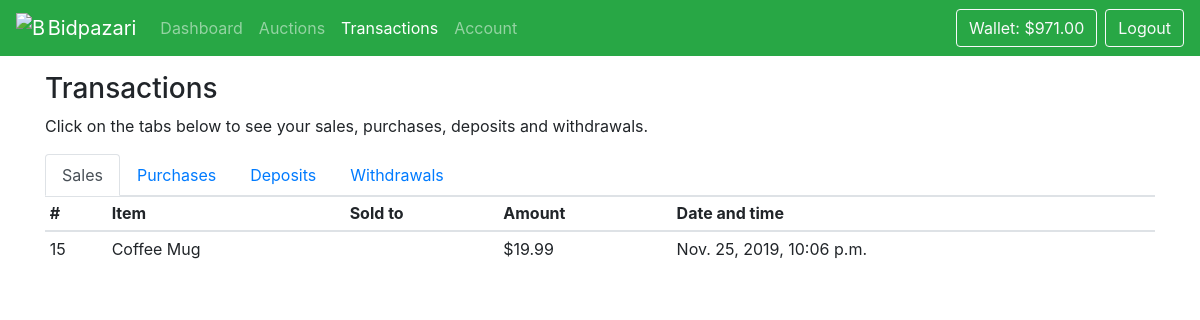
Before: /transactions/ (signed in) with the older database file.
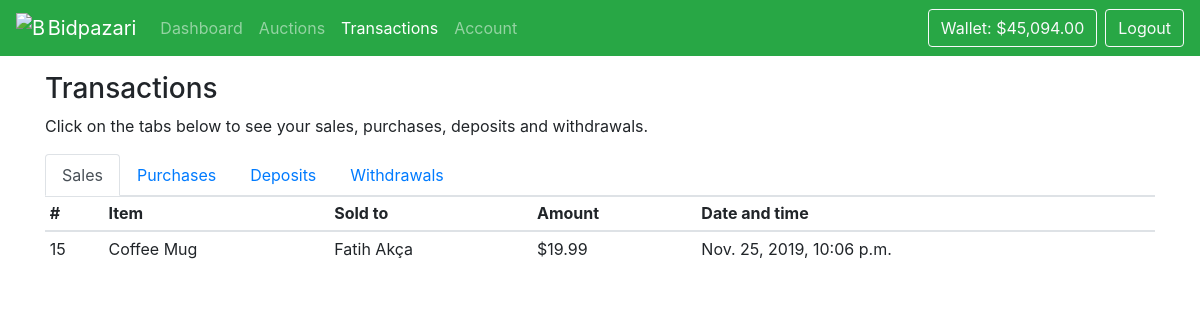
After: the same page with the newer database file.
### bidpazari/core/models.py (models this page shows, shortened)
class TimeStampedModel(models.Model):
    created = models.DateTimeField(auto_now_add=True)
    modified = models.DateTimeField(auto_now=True)
    class Meta:
        abstract = True

class User(TimeStampedModel, AbstractUser):
    VERIFIED = "verified"
    UNVERIFIED = "unverified"
    VERIFICATION_STATUS = [(VERIFIED, "Verified"), (UNVERIFIED, "Unverified")]
    verification_status = models.CharField(
        max_length=16, choices=VERIFICATION_STATUS, default=UNVERIFIED
    )
    verification_number = models.CharField(
        max_length=16, default=generate_verification_number, blank=True
    )
    @property
    def runtime_user(self):
        from bidpazari.core.runtime.common import runtime_manager
        return runtime_manager.get_or_create_runtime_user(self)

class Transaction(TimeStampedModel):
    amount = models.DecimalField(max_digits=7, decimal_places=2, blank=False)
    source = models.ForeignKey(
        User,
        on_delete=models.CASCADE,
        related_name="outgoing_transactions",
        blank=True,
        null=True,
    )
    destination = models.ForeignKey(
        User,
        on_delete=models.CASCADE,
        related_name="incoming_transactions",
        blank=False,
        null=True,
    )
    item = models.ForeignKey(
        Item,
        on_delete=models.CASCADE,
        related_name="transactions",
        blank=True,
        null=True,
    )

class Item(TimeStampedModel):
    title = models.CharField(max_length=128)
    description = models.CharField(max_length=128, blank=True)
    item_type = models.CharField(max_length=128, blank=True)
    on_sale = models.BooleanField(default=False)
    image = models.ImageField(upload_to="images/%Y-%m/", blank=True)
    objects = ItemQuerySet.as_manager()

### bidpazari/core/views.py (the view)
# urls.py: path('transactions/', views.TransactionsView.as_view(), name='transactions'),
class TransactionsView(TemplateView):
    template_name = 'core/transactions.html'
    def get_context_data(self, **kwargs):
        user = self.request.user
        purchases = Transaction.objects.filter(
            source=user, item__isnull=False
        ).order_by('-created')
        sales = Transaction.objects.filter(
            destination=user, item__isnull=False
        ).order_by('-created')
        deposits = Transaction.objects.filter(
            source=None, destination=user, amount__gt=0
        ).order_by('-created')
        withdrawals = Transaction.objects.filter(
            source=None, destination=user, amount__lte=0
        ).order_by('-created')
        return {
            'purchases': purchases,
            'sales': sales,
            'deposits': deposits,
            'withdrawals': withdrawals,
        }

### bidpazari/core/runtime/common.py (called while the page is built)
    def get_user_by_id(self, id_: int) -> Optional['RuntimeUser']:
        for user in self.online_users:
            if user.id == id_:
                return user
        return None

    def get_or_create_runtime_user(self, user: User):
        from bidpazari.core.runtime.user import RuntimeUser
        runtime_user = self.get_user_by_id(user.id)
        if runtime_user is None:
            runtime_user = RuntimeUser.from_persistent_user(user)
            runtime_user.connect()
        return runtime_user

### bidpazari/core/templatetags/core/tags.py (called while the page is built)
@register.simple_tag(takes_context=True)
def active_url(context, url):
    try:
        pattern = f'^{reverse(url)}$'
    except NoReverseMatch:
        pattern = url
    path = context['request'].path
    return "active" if re.search(pattern, path) else ""

@register.filter(name='money')
def money(value):
    try:
        value = Decimal(value)
    except (TypeError, ValueError):
        return 'N/A'
    minus = value < 0
    if minus:
        value = -value
    value = floatformat(value, arg=2)
    value = intcomma(value)
    if minus:
        return f'-${value}'
    return f'${value}'

### bidpazari/core/templates/core/transactions.html (shortened to what this page needs)
{% extends "core/__base.html" %}
{% load core.tags %}
{% block content %}
    <h3>Transactions</h3>
    <p>Click on the tabs below to see your sales, purchases, deposits and withdrawals.</p>
    <ul class="nav nav-tabs" id="tab" role="tablist">
        <li class="nav-item">
            <a class="nav-link active" id="sales-tab" data-toggle="tab" href="#sales" role="tab"
               aria-controls="sales"
               aria-selected="true">Sales</a>
        </li>
        <li class="nav-item">
            <a class="nav-link" id="purchases-tab" data-toggle="tab" href="#purchases" role="tab"
               aria-controls="purchases"
               aria-selected="true">Purchases</a>
        </li>
        <li class="nav-item">
            <a class="nav-link" id="deposits-tab" data-toggle="tab" href="#deposits" role="tab" aria-controls="deposits"
               aria-selected="false">Deposits</a>
        </li>
        <li class="nav-item">
            <a class="nav-link" id="withdrawals-tab" data-toggle="tab" href="#withdrawals" role="tab"
               aria-controls="withdrawals"
               aria-selected="false">Withdrawals</a>
        </li>
    </ul>
    <div class="tab-content" id="tabContent">
        <div class="tab-pane fade show active" id="sales" role="tabpanel" aria-labelledby="sales-tab">
            {% if sales %}
                <table class="table table-sm table-hover">
                    <thead>
                    <tr>
                        <th>#</th>
                        <th>Item</th>
                        <th>Sold to</th>
                        <th>Amount</th>
                        <th>Date and time</th>
                    </tr>
                    </thead>
                    <tbody>
                    {% for tr in sales %}
                        <tr>
                            <td>{{ tr.id }}</td>
                            <td>{{ tr.item.title }}</td>
                            <td>{{ tr.source.get_full_name }}</td>
                            <td>{{ tr.amount|money }}</td>
                            <td>{{ tr.created }}</td>
                        </tr>
                    {% endfor %}
                    </tbody>
                </table>
            {% else %}
                <h3>You have no sales.</h3>
            {% endif %}
        </div>
    </div>
{% endblock %}

### bidpazari/core/templates/core/__base.html (shortened to what this page needs)
{% load static %}
{% load staticfiles %}
<!DOCTYPE html>
<html lang="en">
<head>
    <link rel="stylesheet" href="https://stackpath.bootstrapcdn.com/bootstrap/4.4.1/css/bootstrap.min.css"
>
</head>
<body>
{% block navbar %}
    {% include "core/__navbar.html" %}
{% endblock %}
<div class="container">
    <div class="row mt-3">
        <div class="col">
            {% block content %}{% endblock %}
        </div>
    </div>
</div>
</body>
</html>

### bidpazari/core/templates/core/__navbar.html (shortened to what this page needs)
{% load humanize %}
{% load static %}
{% load staticfiles %}
{% load core.tags %}
<nav class="navbar navbar-expand-md navbar-dark bg-success" style="">
    <a class="navbar-brand" href="{% url 'index' %}">
        <img src="{% static "favicon.ico" %}" width="30" height="30" class="d-inline-block align-top"  alt="Bidpazari" />
        <span class="ml-n1">Bidpazari</span>
    </a>
    {% if user.is_authenticated %}
    <div class="collapse navbar-collapse" id="navbarSupportedContent">
        <ul class="navbar-nav mr-auto">
            <li class="nav-item {% active_url 'dashboard' %}">
                <a class="nav-link" href="{% url 'dashboard' %}">Dashboard</a>
            </li>
            <li class="nav-item {% active_url 'auctions' %}">
                <a class="nav-link" href="{% url 'auctions' %}">Auctions</a>
            </li>
            <li class="nav-item {% active_url 'transactions' %}">
                <a class="nav-link" href="{% url 'transactions' %}">Transactions</a>
            </li>
            <li class="nav-item {% active_url 'account' %}">
                <a class="nav-link" href="#">Account</a>
            </li>
        </ul>
        <form class="form-inline my-2 my-md-0">
            <a class="btn btn-outline-light mr-2" href="{% url 'add-balance' %}">
                Wallet: {{ user.runtime_user.initial_balance|money }}
            </a>
            <a class="btn btn-outline-light" href="{% url 'logout' %}">
                Logout
            </a>
        </form>
    {% endif %}
    </div>
</nav>

Changed rows visible on the page:
changed User: runtime_user.initial_balance "$971.00" → "$45,094.00"
changed through a linked row, Transaction "Coffee Mug": source.get_full_name (not shown) → "Fatih Akça"
